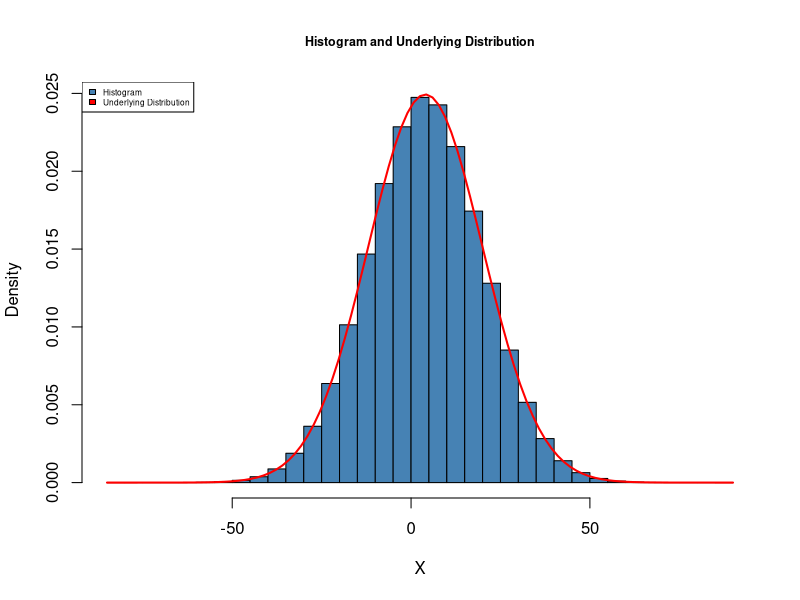
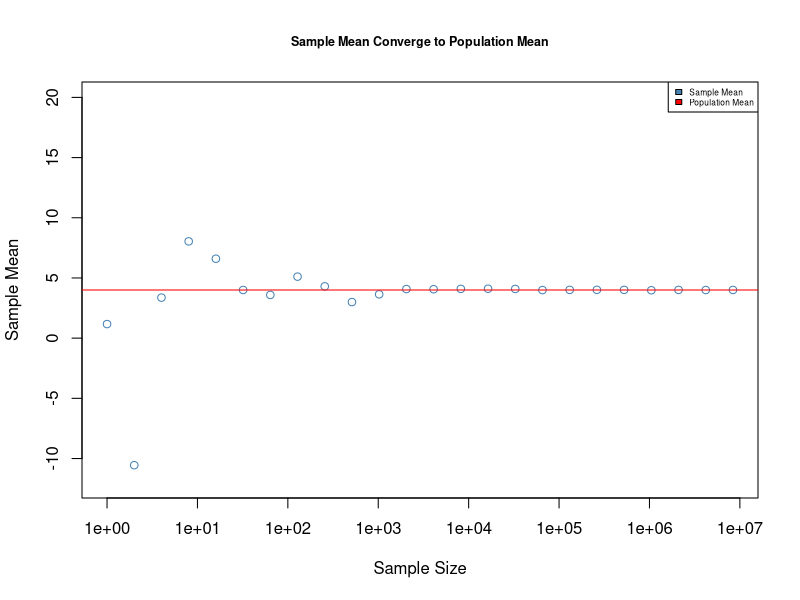
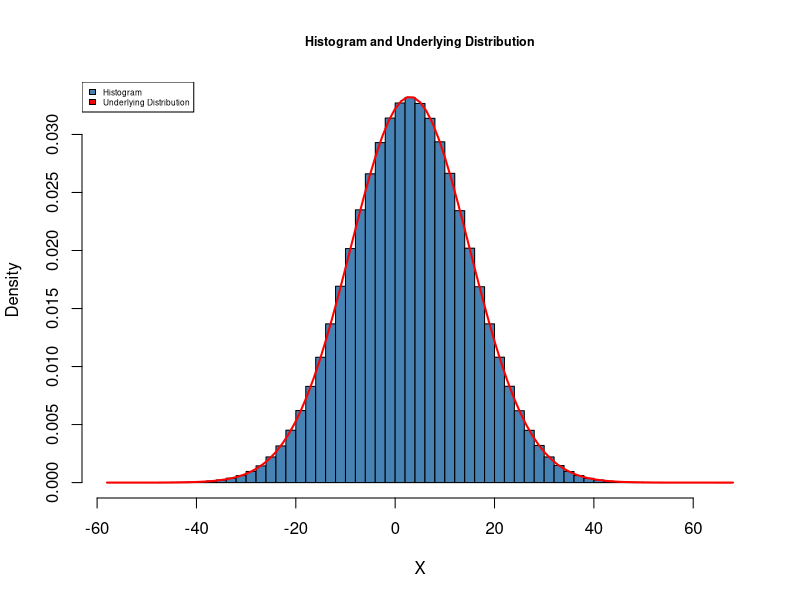

These figures' R source, in order: (Note: this script raises an error after producing the figures.)

# Empirical Analysis: LLN 

########################################################
#part a
########################################################

####################
#section 1 + 2
####################

N = 10000000
mu = 4
sigma = 16

X = rnorm(N, mean = mu, sd = sigma)

E = mu 
Var = sigma^2 
sd = sigma 

hist(X, 
     col = "steelblue" , 
     freq = FALSE, 
     breaks = 50, 
     main = 'Histogram and Underlying Distribution',cex.main=0.75)

x = seq(range(X)[1], range(X)[2], by = diff(range(X))/50 )
curve(dnorm(x, mean = mu, sd = sigma), 
      col = "red", 
      lwd = "2", 
      add = TRUE)
legend("topleft",c("Histogram","Underlying Distribution"),fill=c("steelblue","red"),cex = 0.5 )

####################
#section 3
####################

Sample_Size = 2^(0:23)

Sample_Mean = numeric(length = length(Sample_Size))

for (i in 1:length(Sample_Size)) {
  Sample_X = sample(X, size = Sample_Size[i] , replace = FALSE, prob = NULL)
  Mean_X = mean(Sample_X)
  Sample_Mean[i]=Mean_X
}

####################
#section 4 
####################

plot(Sample_Size, Sample_Mean, log = "x", ylim =c(mu-sigma,mu+sigma), 
     xlab ='Sample Size', ylab = 'Sample Mean', col = 'steelblue',
     main = 'Sample Mean Converge to Population Mean',cex.main=0.75)

abline(a = NULL, b = NULL, h = mu, col = 'red')
legend("topright",c("Sample Mean","Population Mean"),fill=c("steelblue","red"),cex = 0.5 )

####################
#section 5
####################

  #############
  #bullet 1 + 2
  #############

N = 10000000
mu = 3
sigma = 12

X = rnorm(N, mean = mu, sd = sigma)

E = mu 
Var = sigma^2
sd = sigma 

hist(X, 
     col = "steelblue" , 
     freq = FALSE, 
     breaks = 50, 
     main = 'Histogram and Underlying Distribution',cex.main=0.75)

x = seq(range(X)[1], range(X)[2], by = diff(range(X))/50 )
curve(dnorm(x, mean = mu, sd = sigma), 
      col = "red", 
      lwd = "2", 
      add = TRUE)
legend("topleft",c("Histogram","Underlying Distribution"),fill=c("steelblue","red"),cex = 0.5 )

  #########
  #bullet 3
  #########

Sample_Size = 2^(0:25)

Sample_Mean = numeric(length = length(Sample_Size))

for (i in 1:length(Sample_Size)) {
  Sample_X = sample(X, size = Sample_Size[i] , replace = FALSE, prob = NULL)
  Mean_X = mean(Sample_X)
  Sample_Mean[i]=Mean_X
}

  #########
  #bullet 4
  #########
plot(Sample_Size, Sample_Mean, log = "x", ylim =c(mu-sigma,mu+sigma), 
     xlab ='Sample Size', ylab = 'Sample Mean', col = 'steelblue',
     main = 'Sample Mean Converge to Population Mean',cex.main=0.75)
# Plot the Theoretical Expectation or Population Mean
abline(a = NULL, b = NULL, h = mu, col = 'red')
legend("topright",c("Sample Mean","Population Mean"),fill=c("steelblue","red"),cex = 0.5 )






########################################################
#part b
########################################################

####################
#section 1 + 2
####################

N = 10000000
n_Trials = 50
p = 0.4

X = rbinom(n=N, size = n_Trials, prob=p)

E = n_Trials*p 
Var = n_Trials*p*(1-p) 
sd = as.integer(sqrt(Var)) 

hist(X, 
     col = "steelblue" , 
     prob = FALSE,
     breaks = seq(0,n_Trials,1),
     main = 'Histogram and Underlying Distribution',cex.main=0.75)

x = seq(0,n_Trials,1)
lines(x,dbinom(x,n_Trials,p)* N ,col="red")
legend("topright",c("Histogram","Underlying Distribution"),fill=c("steelblue","red"),cex = 0.5 )

####################
#section 3
####################

Sample_Size = 2^(0:23)

Sample_Mean = numeric(length = length(Sample_Size))

for (i in 1:length(Sample_Size)) {
  Sample_X = sample(X, size = Sample_Size[i] , replace = FALSE, prob = NULL)
  Mean_X = mean(Sample_X)
  Sample_Mean[i]=Mean_X
}

####################
#section 4
####################

plot(Sample_Size, Sample_Mean, log = "x", ylim =c(E-sd,E+sd), 
     xlab ='Sample Size', ylab = 'Sample Mean', col = 'steelblue',
     main = 'Sample Mean Converge to Population Mean',cex.main=0.75)
# Plot the Theoretical Expectation or Population Mean
abline(a = NULL, b = NULL, h = E, col = 'red')
legend("topright",c("Sample Mean","Population Mean"),fill=c("steelblue","red"),cex = 0.5 )

####################
#section 5
####################

  #############
  #bullet 1 + 2
  #############

N = 10000000
n_Trials = 70
p = 0.5

X = rbinom(n=N, size = n_Trials, prob=p)

E = n_Trials*p 
Var = n_Trials*p*(1-p) 
sd = as.integer(sqrt(Var)) 

hist(X, 
     col = "steelblue" , 
     prob = FALSE,
     breaks = seq(0,n_Trials,1),
     main = 'Histogram and Underlying Distribution',cex.main=0.75)

x = seq(0,n_Trials,1)
lines(x,dbinom(x,n_Trials,p)* N ,col="red")
legend("topright",c("Histogram","Underlying Distribution"),fill=c("steelblue","red"),cex = 0.5 )

  #########
  #bullet 3
  #########

Sample_Size = 2^(0:25)

Sample_Mean = numeric(length = length(Sample_Size))

for (i in 1:length(Sample_Size)) {
  Sample_X = sample(X, size = Sample_Size[i] , replace = FALSE, prob = NULL)
  Mean_X = mean(Sample_X)
  Sample_Mean[i]=Mean_X
}

  #########
  #bullet 4
  #########

plot(Sample_Size, Sample_Mean, log = "x", ylim =c(E-sd,E+sd), 
     xlab ='Sample Size', ylab = 'Sample Mean', col = 'steelblue',
     main = 'Sample Mean Converge to Population Mean',cex.main=0.75)

abline(a = NULL, b = NULL, h = E, col = 'red')
legend("topright",c("Sample Mean","Population Mean"),fill=c("steelblue","red"),cex = 0.5 )





########################################################
#part c
########################################################

####################
#section 1 + 2
####################

N = 10000000
df = 10 

X = rt(N, df, ncp = 0)
E = 0
Var = ifelse(df > 2, df/(df-2), Inf)  
sd = sqrt(Var) 


hist(X, 
     col = "steelblue" , 
     freq = FALSE, 
     breaks = 200, 
     xlim= c(-10,10), 
     main = 'Sample Histogram and Underlying Distribution',cex.main=0.75)

x = seq(range(X)[1], range(X)[2], by = diff(range(X))/50 )
curve(dt(x,df), 
      col = "red", 
      lwd = "2", 
      add = TRUE)
legend("topright",c("Sample Histogram","Underlying Distribution"),fill=c("steelblue","red"),cex = 0.5 )

####################
#section 3
####################

Sample_Size = 2^(0:23)

Sample_Mean = numeric(length = length(Sample_Size))

for (i in 1:length(Sample_Size)) {
  Sample_X = sample(X, size = Sample_Size[i] , replace = FALSE, prob = NULL)
  Mean_X = mean(Sample_X)
  Sample_Mean[i]=Mean_X
}

####################
#section 4
####################

plot(Sample_Size, Sample_Mean, log = "x", ylim =c(E-sd,E+sd), 
     xlab ='Sample Size', ylab = 'Sample Mean', col = 'steelblue',
     main = 'Sample Mean Converge to Population Mean',cex.main=0.75)
# Plot the Theoretical Expectation or Population Mean
abline(a = NULL, b = NULL, h = E, col = 'red')
legend("topright",c("Sample Mean","Population Mean"),fill=c("steelblue","red"),cex = 0.5 )

####################
#section 5
####################

  #############
  #bullet 1 + 2
  #############

N = 10000000
df = 4 

X = rt(N, df, ncp = 0)
E = 0
Var = ifelse(df > 2, df/(df-2), Inf)  
sd = sqrt(Var) 


hist(X, 
     col = "steelblue" , 
     freq = FALSE, 
     breaks = 200, 
     xlim= c(-10,10), 
     main = 'Sample Histogram and Underlying Distribution',cex.main=0.75)

x = seq(range(X)[1], range(X)[2], by = diff(range(X))/50 )
curve(dt(x,df), 
      col = "red", 
      lwd = "2", 
      add = TRUE)
legend("topright",c("Sample Histogram","Underlying Distribution"),fill=c("steelblue","red"),cex = 0.5 )

  #########
  #bullet 3
  #########

Sample_Size = 2^(0:25)

Sample_Mean = numeric(length = length(Sample_Size))

for (i in 1:length(Sample_Size)) {
  Sample_X = sample(X, size = Sample_Size[i] , replace = FALSE, prob = NULL)
  Mean_X = mean(Sample_X)
  Sample_Mean[i]=Mean_X
}

  #########
  #bullet 4
  #########

plot(Sample_Size, Sample_Mean, log = "x", ylim =c(E-sd,E+sd), 
     xlab ='Sample Size', ylab = 'Sample Mean', col = 'steelblue',
     main = 'Sample Mean Converge to Population Mean',cex.main=0.75)
# Plot the Theoretical Expectation or Population Mean
abline(a = NULL, b = NULL, h = E, col = 'red')
legend("topright",c("Sample Mean","Population Mean"),fill=c("steelblue","red"),cex = 0.5 )







########################################################
#part d
########################################################

####################
#section 1 + 2
####################

N = 10000000
df1 = 9
df2 = 7 

X = rf(N, df1, df2)
E = df2/(df2-2)
Var =2*df2^2*(df1+df2-2)/(df1*(df2-2)^2*(df2-4))
sd = sqrt(Var)

hist(X, 
     col = "steelblue" , 
     freq = FALSE, 
     breaks = 5000, 
     xlim= c(0,20),
     main = 'Sample Histogram and Underlying Distribution',cex.main=0.75)

x = seq(range(X)[1], range(X)[2], by = diff(range(X))/50 )
curve(df(x,df1,df2), 
      col = "red", 
      lwd = "2", 
      add = TRUE)
legend("topright",c("Sample Histogram","Underlying Distribution"),fill=c("steelblue","red"),cex = 0.5 )

####################
#section 3
####################

Sample_Size = 2^(0:23)

Sample_Mean = numeric(length = length(Sample_Size))

for (i in 1:length(Sample_Size)) {
  Sample_X = sample(X, size = Sample_Size[i] , replace = FALSE, prob = NULL)
  Mean_X = mean(Sample_X)
  Sample_Mean[i]=Mean_X
}

####################
#section 4
####################

plot(Sample_Size, Sample_Mean, log = "x", ylim =c(E-sd,E+sd), 
     xlab ='Sample Size', ylab = 'Sample Mean', col = 'steelblue',
     main = 'Sample Mean Converge to Population Mean',cex.main=0.75)
# Plot the Theoretical Expectation or Population Mean
abline(a = NULL, b = NULL, h = E, col = 'red')
legend("topright",c("Sample Mean","Population Mean"),fill=c("steelblue","red"),cex = 0.5 )

####################
#section 5
####################

  #############
  #bullet 1 + 2
  #############

N = 10000000
df1 = 7
df2 = 5 

X = rf(N, df1, df2)
E = df2/(df2-2)
Var =2*df2^2*(df1+df2-2)/(df1*(df2-2)^2*(df2-4))
sd = sqrt(Var)

hist(X, 
     col = "steelblue" , 
     freq = FALSE, 
     breaks = 5000, 
     xlim= c(0,20),
     main = 'Sample Histogram and Underlying Distribution',cex.main=0.75)

x = seq(range(X)[1], range(X)[2], by = diff(range(X))/50 )
curve(df(x,df1,df2), 
      col = "red", 
      lwd = "2", 
      add = TRUE)
legend("topright",c("Sample Histogram","Underlying Distribution"),fill=c("steelblue","red"),cex = 0.5 )

  #########
  #bullet 3
  #########

Sample_Size = 2^(0:25)

Sample_Mean = numeric(length = length(Sample_Size))

for (i in 1:length(Sample_Size)) {
  Sample_X = sample(X, size = Sample_Size[i] , replace = FALSE, prob = NULL)
  Mean_X = mean(Sample_X)
  Sample_Mean[i]=Mean_X
}

  #########
  #bullet 4
  #########

plot(Sample_Size, Sample_Mean, log = "x", ylim =c(E-sd,E+sd), 
     xlab ='Sample Size', ylab = 'Sample Mean', col = 'steelblue',
     main = 'Sample Mean Converge to Population Mean',cex.main=0.75)
# Plot the Theoretical Expectation or Population Mean
abline(a = NULL, b = NULL, h = E, col = 'red')
legend("topright",c("Sample Mean","Population Mean"),fill=c("steelblue","red"),cex = 0.5 )





